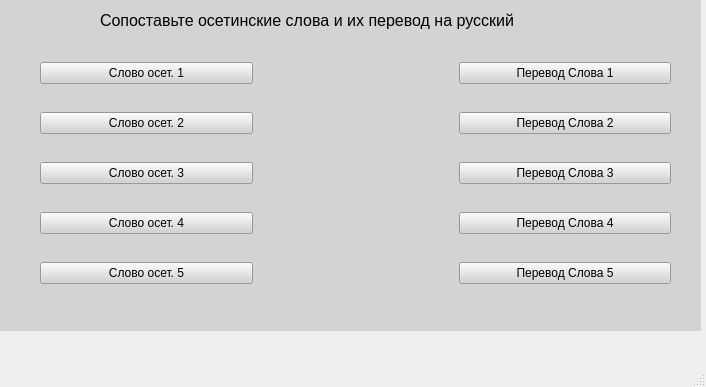
<?xml version="1.0" encoding="UTF-8"?>
<ui version="4.0">
 <class>Test_Lessontype</class>
 <widget class="QMainWindow" name="Test_Lessontype">
  <property name="geometry">
   <rect>
    <x>0</x>
    <y>0</y>
    <width>706</width>
    <height>387</height>
   </rect>
  </property>
  <property name="windowTitle">
   <string>MainWindow</string>
  </property>
  <widget class="QWidget" name="centralwidget">
   <widget class="QWidget" name="taskWidget" native="true">
    <property name="geometry">
     <rect>
      <x>0</x>
      <y>0</y>
      <width>701</width>
      <height>331</height>
     </rect>
    </property>
    <property name="autoFillBackground">
     <bool>false</bool>
    </property>
    <property name="styleSheet">
     <string notr="true">background-color: rgb(211, 211, 211);</string>
    </property>
    <widget class="QLabel" name="label">
     <property name="geometry">
      <rect>
       <x>100</x>
       <y>10</y>
       <width>521</width>
       <height>21</height>
      </rect>
     </property>
     <property name="font">
      <font>
       <pointsize>12</pointsize>
      </font>
     </property>
     <property name="text">
      <string>Сопоставьте осетинские слова и их перевод на русский</string>
     </property>
    </widget>
    <widget class="QWidget" name="layoutWidget">
     <property name="geometry">
      <rect>
       <x>40</x>
       <y>40</y>
       <width>631</width>
       <height>271</height>
      </rect>
     </property>
     <layout class="QHBoxLayout" name="horizontalLayout">
      <item>
       <layout class="QVBoxLayout" name="verticalLayout">
        <item>
         <widget class="QPushButton" name="pushButton">
          <property name="text">
           <string>Слово осет. 1</string>
          </property>
          <attribute name="buttonGroup">
           <string notr="true">ironWordsGroup</string>
          </attribute>
         </widget>
        </item>
        <item>
         <widget class="QPushButton" name="pushButton_2">
          <property name="text">
           <string>Слово осет. 2</string>
          </property>
          <attribute name="buttonGroup">
           <string notr="true">ironWordsGroup</string>
          </attribute>
         </widget>
        </item>
        <item>
         <widget class="QPushButton" name="pushButton_3">
          <property name="text">
           <string>Слово осет. 3</string>
          </property>
          <attribute name="buttonGroup">
           <string notr="true">ironWordsGroup</string>
          </attribute>
         </widget>
        </item>
        <item>
         <widget class="QPushButton" name="pushButton_4">
          <property name="text">
           <string>Слово осет. 4</string>
          </property>
          <attribute name="buttonGroup">
           <string notr="true">ironWordsGroup</string>
          </attribute>
         </widget>
        </item>
        <item>
         <widget class="QPushButton" name="pushButton_5">
          <property name="text">
           <string>Слово осет. 5</string>
          </property>
          <attribute name="buttonGroup">
           <string notr="true">ironWordsGroup</string>
          </attribute>
         </widget>
        </item>
       </layout>
      </item>
      <item>
       <spacer name="horizontalSpacer">
        <property name="orientation">
         <enum>Qt::Horizontal</enum>
        </property>
        <property name="sizeType">
         <enum>QSizePolicy::Fixed</enum>
        </property>
        <property name="sizeHint" stdset="0">
         <size>
          <width>200</width>
          <height>20</height>
         </size>
        </property>
       </spacer>
      </item>
      <item>
       <layout class="QVBoxLayout" name="verticalLayout_2">
        <item>
         <widget class="QPushButton" name="pushButton_6">
          <property name="text">
           <string>Перевод Слова 1</string>
          </property>
          <attribute name="buttonGroup">
           <string notr="true">russianWordsGroup</string>
          </attribute>
         </widget>
        </item>
        <item>
         <widget class="QPushButton" name="pushButton_7">
          <property name="text">
           <string>Перевод Слова 2</string>
          </property>
          <attribute name="buttonGroup">
           <string notr="true">russianWordsGroup</string>
          </attribute>
         </widget>
        </item>
        <item>
         <widget class="QPushButton" name="pushButton_8">
          <property name="text">
           <string>Перевод Слова 3</string>
          </property>
          <attribute name="buttonGroup">
           <string notr="true">russianWordsGroup</string>
          </attribute>
         </widget>
        </item>
        <item>
         <widget class="QPushButton" name="pushButton_9">
          <property name="text">
           <string>Перевод Слова 4</string>
          </property>
          <attribute name="buttonGroup">
           <string notr="true">russianWordsGroup</string>
          </attribute>
         </widget>
        </item>
        <item>
         <widget class="QPushButton" name="pushButton_10">
          <property name="text">
           <string>Перевод Слова 5</string>
          </property>
          <attribute name="buttonGroup">
           <string notr="true">russianWordsGroup</string>
          </attribute>
         </widget>
        </item>
       </layout>
      </item>
     </layout>
    </widget>
   </widget>
  </widget>
  <widget class="QMenuBar" name="menubar">
   <property name="geometry">
    <rect>
     <x>0</x>
     <y>0</y>
     <width>706</width>
     <height>26</height>
    </rect>
   </property>
  </widget>
  <widget class="QStatusBar" name="statusbar"/>
 </widget>
 <resources/>
 <connections/>
 <buttongroups>
  <buttongroup name="ironWordsGroup"/>
  <buttongroup name="russianWordsGroup"/>
 </buttongroups>
</ui>
